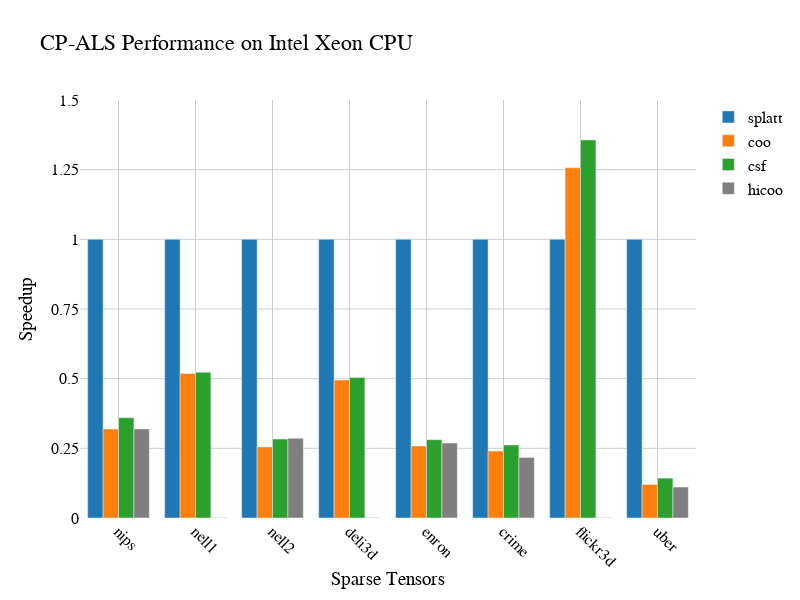

This figure's notebook cell:
### Code cell
import pandas as pd
import plotly.offline as py
import plotly.graph_objs as go

%matplotlib inline

py.init_notebook_mode(connected=True)

df = pd.read_csv('/home/edavis/Work/PolyhedralDataflowIR/data/cp_run.csv')

#par_type = 'GPU'
#bsizes = ['Small',  'Medium',  'Large']
#symbols = ['diamond', 'square', 'circle', 'cross']
colors = ['rgb(31, 119, 180)', 'rgb(255, 127, 14)',
        'rgb(44, 160, 44)', #'rgb(214, 39, 40)',
        #'rgb(148, 103, 189)', 'rgb(140, 86, 75)',
        #'rgb(227, 119, 194)', 'rgb(127, 127, 127)',
          'rgb(127, 127, 127)',
        'rgb(188, 189, 34)', 'rgb(23, 190, 207)']
xcol = 'tensor'
ycol = 'speedup' #'insp-time' #'exec-time'
groupcol = 'format'
msize = 16
lsize = 6
fname = 'Arial'
fcolor = 'black'
fsize = 16
dashes = ''

ncells = df[xcol].unique()
group_vals = df[groupcol].unique()
#print(group_vals)

#ncellstr = []
#ticklabels = bsizes
#for i in range(len(ncells)):
#    ncell = ncells[i]
#    bsize = bsizes[i]
#    if not np.isnan(ncell):
#        ncellstr.append('%s (N=%d)' % (bsize, ncell))
        
data = []
nseries = len(group_vals)
if (nseries > len(colors)):
    nseries = len(colors)

# Filter data...
sub = df.loc[df['nprocs'] == 1]
#sub = df.loc[df[groupcol] != 'hicoo']
#sub = sub.loc[sub[groupcol] != 'dsr']
#sub = sub.loc[sub[groupcol] != 'csb']

grp = sub.groupby(['format']).mean()
print(grp)

for j in range(nseries):
    ser = sub.loc[sub[groupcol] == group_vals[j]]

    # Create a trace
    trace = go.Bar(
        x=ser[xcol],
        y=ser[ycol],
        name=group_vals[j],
        marker=dict(color=colors[j]),
    )

    data.append(trace)

legendpos = (0.6, 1.0)
#print(ticklabels)

# Edit the layout
layout = dict(
    font=dict(family=fname, size=fsize, color=fcolor),
    title='CP-ALS Performance on Intel Xeon CPU',
    plot_bgcolor='rgba(0,0,0,0)',
    
    xaxis=dict(
        title='Sparse Tensors',
        tickangle=45,
    ),
    yaxis=dict(
        #title='Normalized Execution Time',
        #title='Executor Time (s)',
        title='Speedup',
        dtick=0.25,
        range=[0, 1.5],
        tickprefix='   ',
    ),
    width=800,
    height=600
)

fig = go.Figure(data=data, layout=layout)
fig.update_xaxes(showgrid=True, gridwidth=1, gridcolor='#CACFD2')
fig.update_yaxes(showgrid=True, gridwidth=1, gridcolor='#CACFD2')
#fig.update_layout(yaxis_type="log")
py.iplot(fig, filename='cg_perf')

### Figure 1 — Plotly figure (JSON) as saved in the notebook; plotly's stock layout.template omitted (floating-point values rounded to 4 significant figures)
{"data": [{"marker": {"color": "rgb(31, 119, 180)"}, "name": "splatt", "type": "bar", "x": ["nips", "nell1", "nell2", "deli3d", "enron", "crime", "flickr3d", "uber"], "y": [1, 1, 1, 1, 1, 1, 1, 1]}, {"marker": {"color": "rgb(255, 127, 14)"}, "name": "coo", "type": "bar", "x": ["nips", "nell1", "nell2", "deli3d", "enron", "crime", "flickr3d", "uber"], "y": [0.3189, 0.5184, 0.2548, 0.495, 0.2581, 0.2401, 1.257, 0.1202]}, {"marker": {"color": "rgb(44, 160, 44)"}, "name": "csf", "type": "bar", "x": ["nips", "nell1", "nell2", "deli3d", "enron", "crime", "flickr3d", "uber"], "y": [0.3598, 0.5226, 0.2831, 0.5039, 0.2811, 0.2619, 1.357, 0.143]}, {"marker": {"color": "rgb(127, 127, 127)"}, "name": "hicoo", "type": "bar", "x": ["nips", "nell1", "nell2", "deli3d", "enron", "crime", "flickr3d", "uber"], "y": [0.3197, 0.001, 0.2858, 0.001, 0.2688, 0.2173, 0.001, 0.1111]}], "layout": {"font": {"color": "black", "family": "Arial", "size": 16}, "height": 600, "plot_bgcolor": "rgba(0,0,0,0)", "title": {"text": "CP-ALS Performance on Intel Xeon CPU"}, "width": 800, "xaxis": {"gridcolor": "#CACFD2", "gridwidth": 1, "showgrid": true, "tickangle": 45, "title": {"text": "Sparse Tensors"}}, "yaxis": {"dtick": 0.25, "gridcolor": "#CACFD2", "gridwidth": 1, "range": [0, 1.5], "showgrid": true, "tickprefix": "   ", "title": {"text": "Speedup"}}}}
